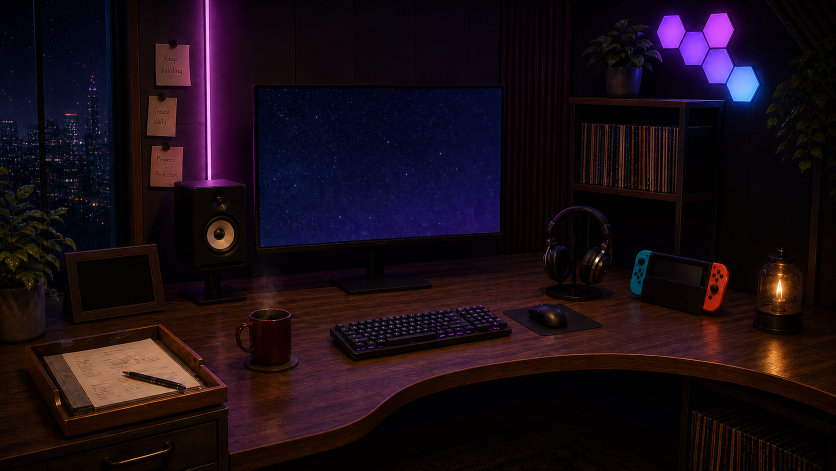
#> input picture concepts/creator-studio-desk-v3.png, 1672 x 941 px, found by its file name (shown at 1/2 size)
$ python bake-art.py
#> lines starting #> are read from the running program, lines starting #| are printed output that depends on the picture; after the words box and inside, x2 and y2 are one past the last pixel; in counts of white or black regions, pixels touching at a corner belong together
# Builds the desk artwork from the pristine concept PNG:
#   src/assets/studio-desk.webp   the whole painting, 2x, gently sharpened
# Steps: repaint the sticky notes as whole sheets (Happy. / Love. / Dream & Passion.)
# and bake the childhood photo into the painted frame's true aperture.
# (v22's depth layers / cat were removed in v23 at David's request — calm desk.)
from PIL import Image, ImageEnhance, ImageDraw, ImageFilter, ImageFont, ImageChops
import numpy as np, os, json, math
import cv2

SRC = '/mnt/user-data/uploads/davidworld-site/public/images/creator-studio-desk-v3.png'
OUT_BASE = 'src/assets/studio-desk.webp'
FONT_PATH = '/usr/share/fonts/truetype/google-fonts/Lora-Italic-Variable.ttf'

art = Image.open(SRC).convert('RGB')
#> art is the input picture: PIL image 1672x941 RGB; mean R, G, B 25.5, 13.1, 20.8
W, H = art.size
#> W = 1672; H = 941
pristine = art.copy()

# ------------------------------------------------------------------ notes
# Full paper repaint: (paper box, pin center, words). The paper is rebuilt as a
# whole sheet with the original's own tone gradient, so nothing looks half-erased.
NOTES = [
    ((310, 88, 385, 168), (347, 90), 'Happy.'),
    ((292, 192, 374, 262), (327, 192), 'Love.'),
    ((300, 292, 382, 362), (332, 290), 'Dream &\nPassion.'),
]
def paper_tone(x0, y0, x1, y1):
    # sample the paper's tone near its top and bottom edges (avoiding text)
    top = np.asarray(pristine.crop((x0 + 6, y0 + 14, x1 - 6, y0 + 20))).reshape(-1, 3).mean(0)
    bot = np.asarray(pristine.crop((x0 + 6, y1 - 12, x1 - 6, y1 - 6))).reshape(-1, 3).mean(0)
    return top, bot
for (x0, y0, x1, y1), (px_, py_), word in NOTES:
    pin = pristine.crop((px_ - 12, py_ - 12, px_ + 12, py_ + 12))
    pin_mask = Image.new('L', (24, 24), 0); ImageDraw.Draw(pin_mask).ellipse([1, 1, 22, 22], fill=255)
    top, bot = paper_tone(x0, y0, x1, y1)
    w, h = x1 - x0, y1 - y0
    grad = np.zeros((h, w, 3), dtype=np.uint8)
    for r in range(h):
        k = r / max(1, h - 1)
        grad[r, :, :] = (top * (1 - k) + bot * k).clip(0, 255)
    paper = Image.fromarray(grad)
    # gentle paper texture
    noise = Image.effect_noise((w, h), 6).convert('L')
    paper = Image.blend(paper, Image.merge('RGB', (noise, noise, noise)), 0.05)
    # soft drop shadow first, then the sheet, then a 1px darker edge
    shadow = Image.new('RGBA', (W, H), (0, 0, 0, 0))
    ImageDraw.Draw(shadow).rectangle([x0 + 3, y0 + 4, x1 + 3, y1 + 4], fill=(0, 0, 0, 110))
    shadow = shadow.filter(ImageFilter.GaussianBlur(4))
    art = Image.alpha_composite(art.convert('RGBA'), shadow).convert('RGB')
    art.paste(paper, (x0, y0))
    d = ImageDraw.Draw(art)
    edge = tuple(int(c * 0.78) for c in bot)
    d.rectangle([x0, y0, x1 - 1, y1 - 1], outline=edge)
    # words — sized to sit comfortably inside the sheet
    lines = word.split('\n')
    size = 17 if len(lines) == 1 else 14
    while size > 9:
        font = ImageFont.truetype(FONT_PATH, size)
        widest = max(d.textbbox((0, 0), ln, font=font)[2] - d.textbbox((0, 0), ln, font=font)[0] for ln in lines)
        if widest <= w - 16: break
        size -= 1
    lh = size + 5
    cx, cy = (x0 + x1) / 2, (y0 + y1) / 2 + 4
    top_y = cy - (lh * len(lines)) / 2
    for k, ln in enumerate(lines):
        bb = d.textbbox((0, 0), ln, font=font)
        d.text((cx - (bb[2] - bb[0]) / 2 - bb[0], top_y + k * lh - bb[1]), ln, font=font, fill=(40, 26, 26))
    art.paste(pin, (px_ - 12, py_ - 12), pin_mask)
#> this loop made 3 passes
#> (top, bot, edge) on passes 1 to 3: ([104.4, 51.75, 58.94], [113.2, 58.29, 62.92], (88, 45, 49)), ([88.1, 47.55, 39.76], [95.23, 51.73, 45.7], (74, 40, 35)), ([109.2, 50.22, 52.44], [101.6, 48.79, 48.33], (79, 38, 37))
#> pass 1, `pin = pristine.crop((px_ - 12, py_ - 12, px_ + 12, py_ + 12))`:
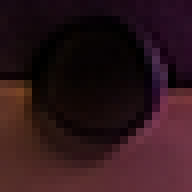
#> pin: PIL image 24x24 RGB (shown 8 times larger); mean R, G, B 45.7, 21.4, 26.1
#> pass 1, `paper = Image.fromarray(grad)`:
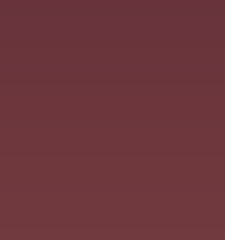
#> paper: PIL image 75x80 RGB (shown 3 times larger); mean R, G, B 108.3, 54.5, 60.4
#> pass 1, `noise = Image.effect_noise((w, h), 6).convert('L')`:
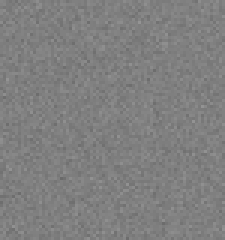
#> noise: PIL image 75x80 L (shown 3 times larger); min 106, max 148, mean 127.5
#> after the loop:
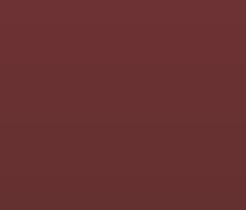
#> grad: shape (70, 82, 3) (shown 3 times larger); mean R, G, B 104.9, 49, 49.9
#> after the loop:
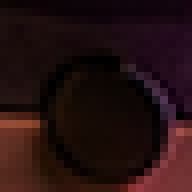
#> pin: PIL image 24x24 RGB (shown 8 times larger); mean R, G, B 36.6, 16, 16.8
#> after the loop:
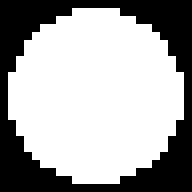
#> pin_mask: PIL image 24x24 L (shown 8 times larger); 65.3% white; 1 black region, box (x1, y1, x2, y2) and area: (0, 0, 24, 24) 200
#> after the loop:
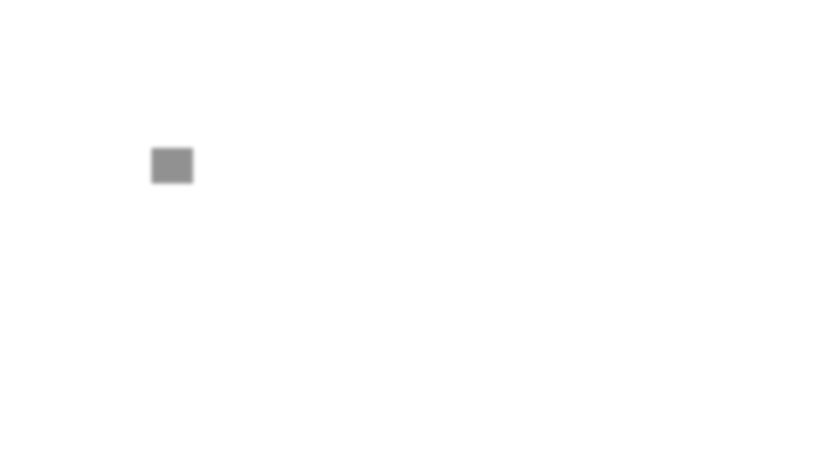
#> shadow: PIL image 1672x941 RGBA (shown at 1/2 size); mean R, G, B, A 0, 0, 0, 0.4; transparent parts drawn white

# ------------------------------------------------------------------ photo in frame
quad = [(152.0, 524.4), (294.8, 507.2), (309.4, 601.6), (165.2, 622.0)]
cx = sum(p[0] for p in quad) / 4; cy = sum(p[1] for p in quad) / 4
quad = [(x + (cx - x) * 0.003, y + (cy - y) * 0.003) for x, y in quad]
tl, tr, br, bl = quad
topw = np.hypot(tr[0]-tl[0], tr[1]-tl[1]); botw = np.hypot(br[0]-bl[0], br[1]-bl[1])
lh_ = np.hypot(bl[0]-tl[0], bl[1]-tl[1]); rh = np.hypot(br[0]-tr[0], br[1]-tr[1])
aspect = ((topw + botw) / 2) / ((lh_ + rh) / 2)
#> (the run stopped early here; a loop or call above may not have finished)

$ run again, with concepts/creator-studio-desk.png copied over concepts/creator-studio-desk-v3.png
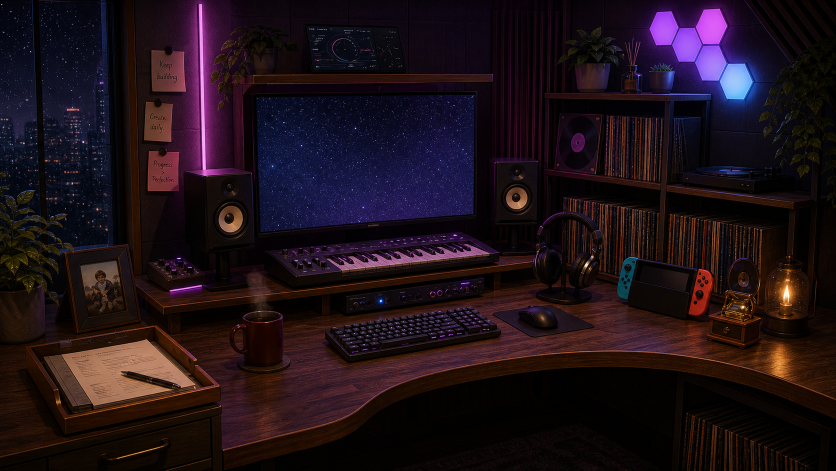
#> input picture concepts/creator-studio-desk.png, 1672 x 941 px, found by its file name (shown at 1/2 size)
#> art is the input picture: PIL image 1672x941 RGB; mean R, G, B 30.9, 17.1, 24
#> the loop `for (x0, y0, x1, y1), (px_, py_), word in NOTES:` made 3 passes
#> (top, bot, edge) on passes 1 to 3: ([76.06, 35.16, 47.48], [104.7, 51.06, 61.38], (81, 39, 47)), ([60, 29.11, 31.3], [85.53, 44.94, 44.28], (66, 35, 34)), ([88.73, 32.41, 46.22], [99.05, 40.25, 49.45], (77, 31, 38))
#> pass 1, `paper = Image.fromarray(grad)`:
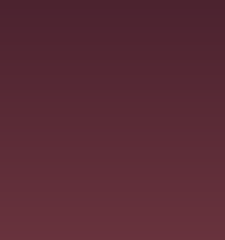
#> paper: PIL image 75x80 RGB (shown 3 times larger); mean R, G, B 89.9, 42.6, 53.9
#> after the loop `for (x0, y0, x1, y1), (px_, py_), word in NOTES:`:
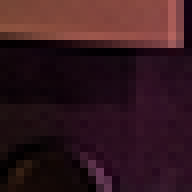
#> pin: PIL image 24x24 RGB (shown 8 times larger); mean R, G, B 53.1, 24.6, 30.8

$ run again, with concepts/monitor-galaxy-v1.png copied over concepts/creator-studio-desk-v3.png
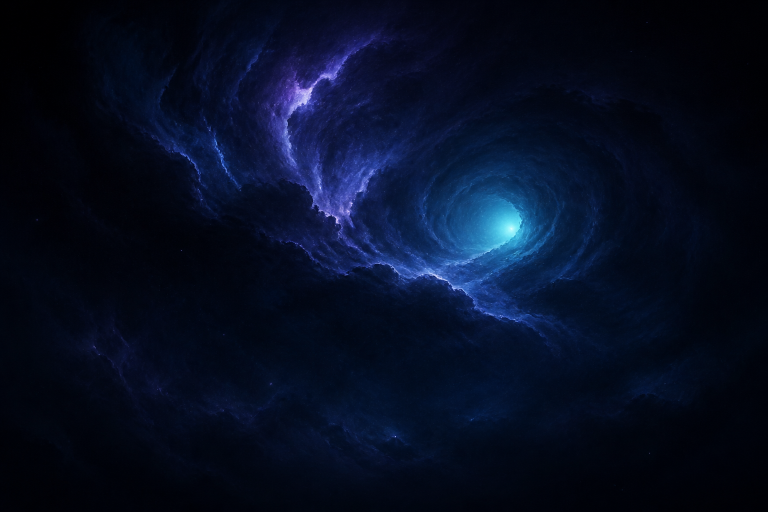
#> input picture concepts/monitor-galaxy-v1.png, 1536 x 1024 px, found by its file name (shown at 1/2 size)
#> art is the input picture: PIL image 1536x1024 RGB; mean R, G, B 5.7, 13.9, 34.9
#> the loop `for (x0, y0, x1, y1), (px_, py_), word in NOTES:` made 3 passes
#> (top, bot, edge) on passes 1 to 3: ([1.52, 5.08, 16.49], [3.85, 10.32, 29.84], (3, 8, 23)), ([3.61, 11.93, 34.37], [7.76, 20.26, 55.14], (6, 15, 43)), ([13.76, 23.95, 60.72], [3.2, 7.4, 21.88], (2, 5, 17))
#> pass 1, `paper = Image.fromarray(grad)`:
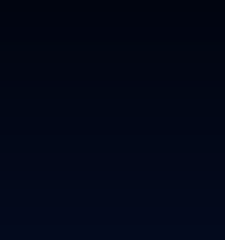
#> paper: PIL image 75x80 RGB (shown 3 times larger); mean R, G, B 2.1, 7.2, 22.6
#> after the loop `for (x0, y0, x1, y1), (px_, py_), word in NOTES:`:
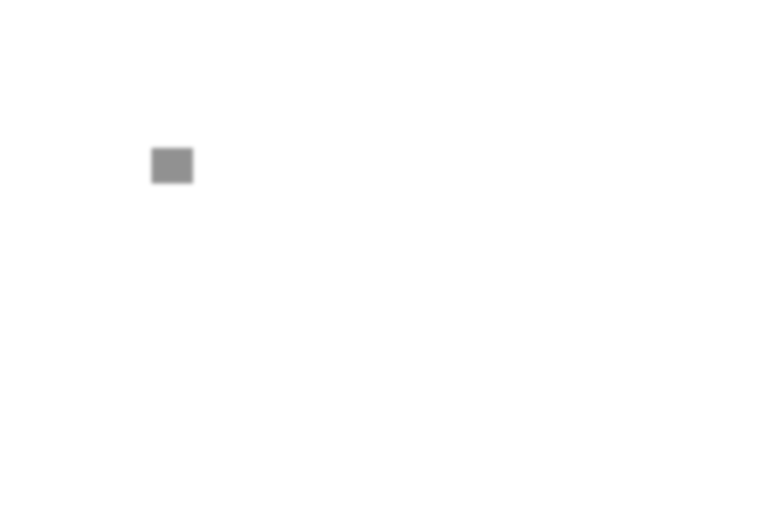
#> shadow: PIL image 1536x1024 RGBA (shown at 1/2 size); mean R, G, B, A 0, 0, 0, 0.4; transparent parts drawn white
